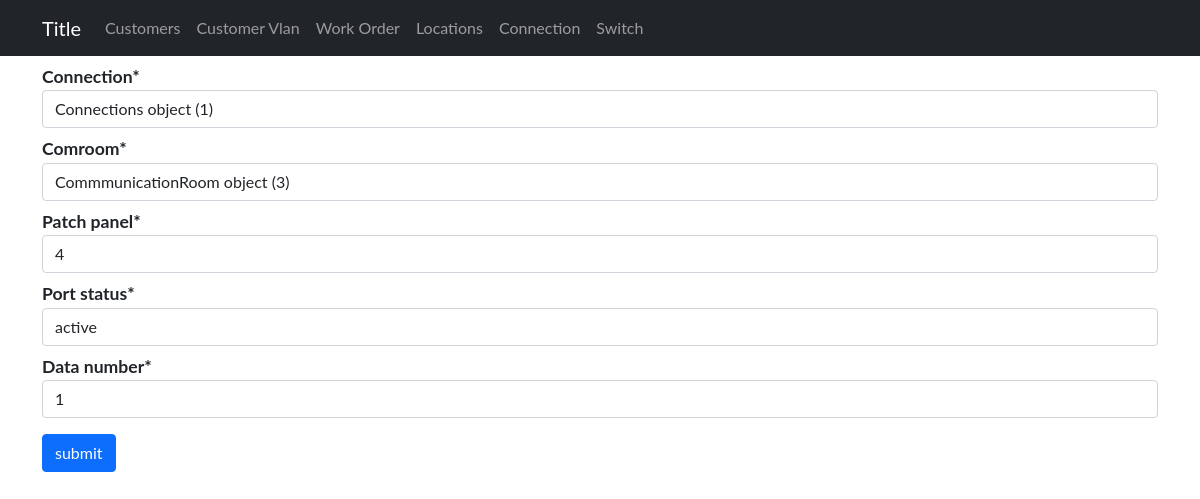
The page /devices/upd/dataoutlet/1 on the database its author committed.
### sitadevices/models.py (models this page shows)
class DataOutlet(models.Model):
    connection = models.ForeignKey(Connections, on_delete=models.CASCADE)
    comroom= models.ForeignKey(CommmunicationRoom, on_delete=models.CASCADE)
    patch_panel = models.IntegerField()
    port_status =models.CharField(choices=status, max_length=200)
    data_number = models.IntegerField(default=1)

### sitadevices/views.py (the view)
# urls.py: path('upd/dataoutlet/<int:data_id>', OutletUpd, name='outletupd'),
def OutletUpd(request,data_id):
    update =DataOutlet.objects.get(pk=data_id)
    con =update.connection.id
    form = DataOutletForm(instance=update)
    print(con)
    if request.method =='POST':
        form = DataOutletForm(request.POST, instance=update)
        if form.is_valid():
            form.save()
            return redirect('device:connectionind',con)
    dic = {
        'id': update,
        'form': form,
    }
    return render(request, 'admin/connection/outletupd.html',{'dic': dic})

### sitadevices/templates/admin/connection/outletupd.html (shortened to what this page needs)
{% extends 'admin/base1.html' %}
{% load crispy_forms_filters %}
{% block content %}
<form enctype="multipart/form-data" action="{%url 'device:outletupd' dic.id.id%}"  class="" method="POST">
    <div class="container">
        {{dic.form|crispy}}
        <button type="submit" class="btn btn-primary submit" value="submit">submit</button>
    </div>
</form>
{% endblock  %}

### static/Css/devices/styles.css (style rules this page uses)
label { font-weight: bold; font-size: 1.1rem; margin-top: .5rem; }
.submit { margin-top: 1rem; }

### sitadevices/templates/admin/base1.html (style rules this page uses)
body { font-family: "Lato", sans-serif; }

### rows shown on the page
DataOutlet: connection "Connections object (1)", comroom "CommmunicationRoom object (3)", patch_panel "4", port_status "active", data_number "1"
